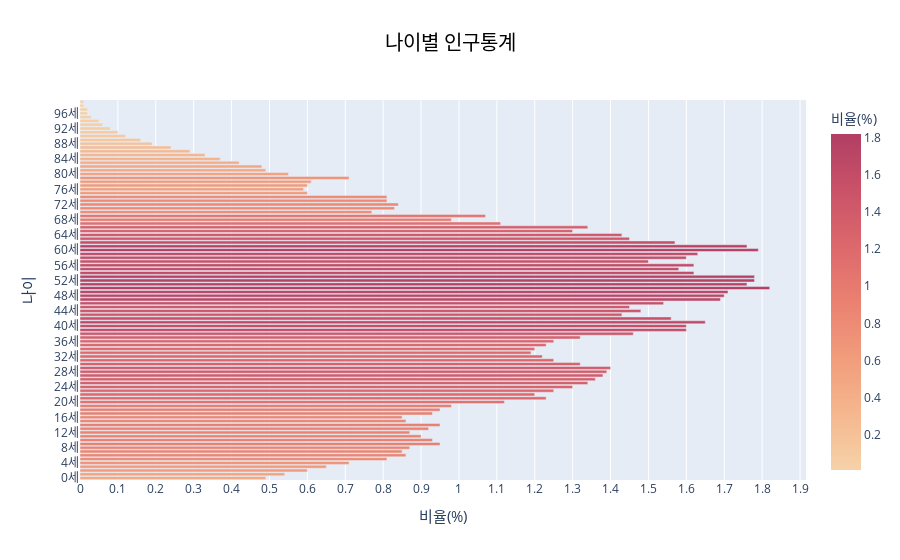

Notebook code cell kept with this figure:
### Code cell
# 나이별 인구통계
age_stat_df = pd.read_sql(select(AgeStat), conn)
age_stat_df['ratio'] = age_stat_df['ratio'].apply(percent_format, args=(4,))

fig = px.bar(age_stat_df, x="ratio", y="age", orientation='h',
             title='나이별 인구통계', height=800, color='ratio',
             color_continuous_scale='Redor',
             labels={'ratio': '비율(%)', 'age': '나이'})
fig.update_layout(title_font_color='black', title_x=0.5, title_font_size=20)
fig.update_xaxes(title_font=dict(size=15), dtick=0.1)
fig.update_yaxes(title_font=dict(size=15))
fig.show()

### Figure 1 — Plotly figure (JSON) as saved in the notebook; plotly's stock layout.template omitted (floating-point values rounded to 4 significant figures)
{"data": [{"alignmentgroup": "True", "hovertemplate": "비율(%)=%{marker.color}<br>나이=%{y}<extra></extra>", "legendgroup": "", "marker": {"color": [0.49, 0.54, 0.6, 0.65, 0.71, 0.81, 0.86, 0.85, 0.87, 0.95, 0.93, 0.9, 0.87, 0.92, 0.95, 0.86, 0.85, 0.93, 0.95, 0.98, 1.12, 1.23, 1.2, 1.25, 1.3, 1.34, 1.36, 1.38, 1.39, 1.4, 1.32, 1.25, 1.22, 1.19, 1.2, 1.23, 1.25, 1.32, 1.46, 1.6, 1.6, 1.65, 1.56, 1.43, 1.48, 1.45, 1.54, 1.69, 1.7, 1.71, 1.82, 1.76, 1.78, 1.78, 1.62, 1.58, 1.62, 1.5, 1.6, 1.63, 1.79, 1.76, 1.57, 1.45, 1.43, 1.3, 1.34, 1.11, 0.98, 1.07, 0.77, 0.83, 0.84, 0.81, 0.81, 0.6, 0.59, 0.6, 0.61, 0.71, 0.55, 0.49, 0.48, 0.42, 0.37, 0.33, 0.29, 0.24, 0.19, 0.16, 0.12, 0.1, 0.08, 0.06, 0.05, 0.03, 0.02, 0.02, 0.01, 0.01], "coloraxis": "coloraxis", "pattern": {"shape": ""}}, "name": "", "offsetgroup": "", "orientation": "h", "showlegend": false, "textposition": "auto", "type": "bar", "x": [0.49, 0.54, 0.6, 0.65, 0.71, 0.81, 0.86, 0.85, 0.87, 0.95, 0.93, 0.9, 0.87, 0.92, 0.95, 0.86, 0.85, 0.93, 0.95, 0.98, 1.12, 1.23, 1.2, 1.25, 1.3, 1.34, 1.36, 1.38, 1.39, 1.4, 1.32, 1.25, 1.22, 1.19, 1.2, 1.23, 1.25, 1.32, 1.46, 1.6, 1.6, 1.65, 1.56, 1.43, 1.48, 1.45, 1.54, 1.69, 1.7, 1.71, 1.82, 1.76, 1.78, 1.78, 1.62, 1.58, 1.62, 1.5, 1.6, 1.63, 1.79, 1.76, 1.57, 1.45, 1.43, 1.3, 1.34, 1.11, 0.98, 1.07, 0.77, 0.83, 0.84, 0.81, 0.81, 0.6, 0.59, 0.6, 0.61, 0.71, 0.55, 0.49, 0.48, 0.42, 0.37, 0.33, 0.29, 0.24, 0.19, 0.16, 0.12, 0.1, 0.08, 0.06, 0.05, 0.03, 0.02, 0.02, 0.01, 0.01], "xaxis": "x", "y": ["0세", "1세", "2세", "3세", "4세", "5세", "6세", "7세", "8세", "9세", "10세", "11세", "12세", "13세", "14세", "15세", "16세", "17세", "18세", "19세", "20세", "21세", "22세", "23세", "24세", "25세", "26세", "27세", "28세", "29세", "30세", "31세", "32세", "33세", "34세", "35세", "36세", "37세", "38세", "39세", "40세", "41세", "42세", "43세", "44세", "45세", "46세", "47세", "48세", "49세", "50세", "51세", "52세", "53세", "54세", "55세", "56세", "57세", "58세", "59세", "60세", "61세", "62세", "63세", "64세", "65세", "66세", "67세", "68세", "69세", "70세", "71세", "72세", "73세", "74세", "75세", "76세", "77세", "78세", "79세", "80세", "81세", "82세", "83세", "84세", "85세", "86세", "87세", "88세", "89세", "90세", "91세", "92세", "93세", "94세", "95세", "96세", "97세", "98세", "99세"], "yaxis": "y"}], "layout": {"autosize": true, "barmode": "relative", "coloraxis": {"colorbar": {"title": {"text": "비율(%)"}}, "colorscale": [[0, "rgb(246, 210, 169)"], [0.1667, "rgb(245, 183, 142)"], [0.3333, "rgb(241, 156, 124)"], [0.5, "rgb(234, 129, 113)"], [0.6667, "rgb(221, 104, 108)"], [0.8333, "rgb(202, 82, 104)"], [1, "rgb(177, 63, 100)"]]}, "legend": {"tracegroupgap": 0}, "title": {"font": {"color": "black", "size": 20}, "text": "나이별 인구통계", "x": 0.5}, "xaxis": {"anchor": "y", "autorange": true, "domain": [0, 1], "dtick": 0.1, "range": [0, 1.916], "title": {"font": {"size": 15}, "text": "비율(%)"}, "type": "linear"}, "yaxis": {"anchor": "x", "autorange": true, "domain": [0, 1], "range": [-0.5, 99.5], "title": {"font": {"size": 15}, "text": "나이"}, "type": "category"}}}
